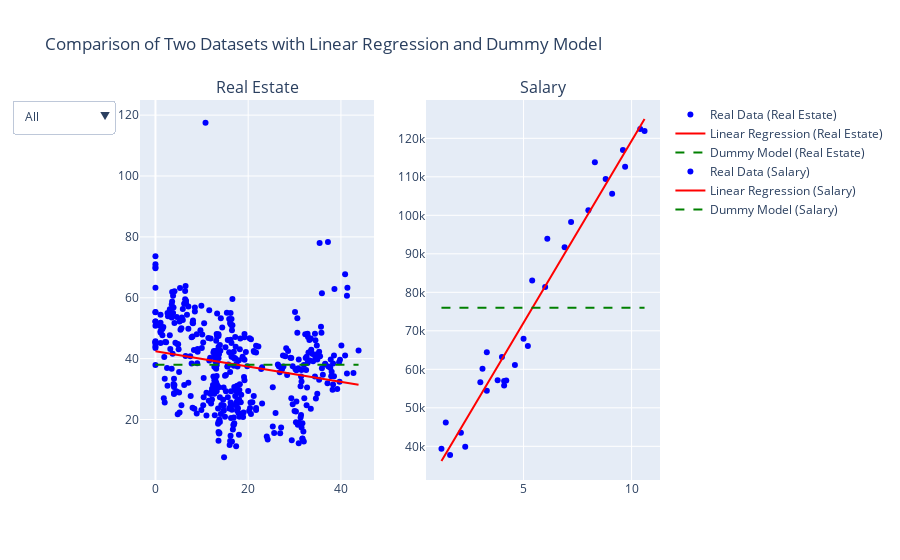

The notebook cell saved with this chart:
### Code cell
import plotly.graph_objects as go
from plotly.subplots import make_subplots

# Вычисляем средние значения для dummy models
mean_y_real_estate = y_real_estate.mean()
mean_y_salary = y_salary.mean()

# Создаем многопанельный график
fig = make_subplots(rows=1, cols=2, subplot_titles=("Real Estate", "Salary"))

# Добавляем данные, линейную регрессию и dummy model для недвижимости
fig.add_trace(go.Scatter(x=x_real_estate, y=y_real_estate, mode='markers', name='Real Data (Real Estate)', marker=dict(color='blue'), hoverinfo='text', text=x_real_estate), row=1, col=1)
fig.add_trace(go.Scatter(x=x_real_estate, y=predictions_real_estate, mode='lines', name='Linear Regression (Real Estate)', line=dict(color='red')), row=1, col=1)
fig.add_trace(go.Scatter(x=[x_real_estate.min(), x_real_estate.max()], y=[mean_y_real_estate, mean_y_real_estate], mode='lines', name='Dummy Model (Real Estate)', line=dict(color='green', dash='dash')), row=1, col=1)

# Добавляем данные, линейную регрессию и dummy model для зарплат
fig.add_trace(go.Scatter(x=x_salary, y=y_salary, mode='markers', name='Real Data (Salary)', marker=dict(color='blue'), hoverinfo='text', text=x_salary), row=1, col=2)
fig.add_trace(go.Scatter(x=x_salary, y=predictions_salary, mode='lines', name='Linear Regression (Salary)', line=dict(color='red')), row=1, col=2)
fig.add_trace(go.Scatter(x=[x_salary.min(), x_salary.max()], y=[mean_y_salary, mean_y_salary], mode='lines', name='Dummy Model (Salary)', line=dict(color='green', dash='dash')), row=1, col=2)

# Добавляем интерактивные элементы управления для выбора отображаемых данных
buttons = [
    dict(label='All',
         method='update',
         args=[{'visible': [True, True, True, True, True, True]},
               {'title': 'All Data'}]),
    dict(label='Real Estate',
         method='update',
         args=[{'visible': [True, True, True, False, False, False]},
               {'title': 'Real Estate Data'}]),
    dict(label='Salary',
         method='update',
         args=[{'visible': [False, False, False, True, True, True]},
               {'title': 'Salary Data'}]),
]

# Добавляем кнопки в макет
fig.update_layout(updatemenus=[{'buttons': buttons, 'direction': 'down', 'showactive': True}])

# Обновляем макет
fig.update_layout(title_text="Comparison of Two Datasets with Linear Regression and Dummy Model")

# Отображаем график
fig.show()

# Вычисляем MSE для dummy models
mse_dummy_real_estate = np.mean((y_real_estate - mean_y_real_estate)**2)
mse_dummy_salary = np.mean((y_salary - mean_y_salary)**2)

print("Dummy Model MSE (Real Estate):", mse_dummy_real_estate)
print("Dummy Model MSE (Salary):", mse_dummy_salary)

### Figure 1 — Plotly figure (JSON) as saved in the notebook; plotly's stock layout.template omitted (floating-point values rounded to 4 significant figures; data arrays with more than 128 entries replaced by an {"elided": "..."} marker saying what was removed)
{"data": [{"hoverinfo": "text", "marker": {"color": "blue"}, "mode": "markers", "name": "Real Data (Real Estate)", "text": {"elided": "414 float values"}, "type": "scatter", "x": {"elided": "414 float values"}, "xaxis": "x", "y": {"elided": "414 float values"}, "yaxis": "y"}, {"line": {"color": "red"}, "mode": "lines", "name": "Linear Regression (Real Estate)", "type": "scatter", "x": {"elided": "414 float values"}, "xaxis": "x", "y": {"elided": "414 float values"}, "yaxis": "y"}, {"line": {"color": "green", "dash": "dash"}, "mode": "lines", "name": "Dummy Model (Real Estate)", "type": "scatter", "x": [0, 43.8], "xaxis": "x", "y": [37.98, 37.98], "yaxis": "y"}, {"hoverinfo": "text", "marker": {"color": "blue"}, "mode": "markers", "name": "Real Data (Salary)", "text": [1.2, 1.4, 1.6, 2.1, 2.3, 3, 3.1, 3.3, 3.3, 3.8, 4, 4.1, 4.1, 4.2, 4.6, 5, 5.2, 5.4, 6, 6.1, 6.9, 7.2, 8, 8.3, 8.8, 9.1, 9.6, 9.7, 10.4, 10.6], "type": "scatter", "x": [1.2, 1.4, 1.6, 2.1, 2.3, 3, 3.1, 3.3, 3.3, 3.8, 4, 4.1, 4.1, 4.2, 4.6, 5, 5.2, 5.4, 6, 6.1, 6.9, 7.2, 8, 8.3, 8.8, 9.1, 9.6, 9.7, 10.4, 10.6], "xaxis": "x2", "y": [39344, 46206, 37732, 43526, 39892, 56643, 60151, 54446, 64446, 57190, 63219, 55795, 56958, 57082, 61112, 67939, 66030, 83089, 81364, 93941, 91739, 98274, 101303, 113813, 109432, 105583, 116970, 112636, 122392, 121873], "yaxis": "y2"}, {"line": {"color": "red"}, "mode": "lines", "name": "Linear Regression (Salary)", "type": "scatter", "x": [1.2, 1.4, 1.6, 2.1, 2.3, 3, 3.1, 3.3, 3.3, 3.8, 4, 4.1, 4.1, 4.2, 4.6, 5, 5.2, 5.4, 6, 6.1, 6.9, 7.2, 8, 8.3, 8.8, 9.1, 9.6, 9.7, 10.4, 10.6], "xaxis": "x2", "y": [36190.0, 38080.0, 39970.0, 44690.0, 46580.0, 53200.0, 54140.0, 56030.0, 56030.0, 60760.0, 62650.0, 63590.0, 63590.0, 64540.0, 68320.0, 72100.0, 73990.0, 75880.0, 81550.0, 82490.0, 90050.0, 92890.0, 100400.0, 103300.0, 108000.0, 110800.0, 115600.0, 116500.0, 123100.0, 125000.0], "yaxis": "y2"}, {"line": {"color": "green", "dash": "dash"}, "mode": "lines", "name": "Dummy Model (Salary)", "type": "scatter", "x": [1.2, 10.6], "xaxis": "x2", "y": [76004, 76004], "yaxis": "y2"}], "layout": {"annotations": [{"font": {"size": 16}, "showarrow": false, "text": "Real Estate", "x": 0.225, "xanchor": "center", "xref": "paper", "y": 1, "yanchor": "bottom", "yref": "paper"}, {"font": {"size": 16}, "showarrow": false, "text": "Salary", "x": 0.775, "xanchor": "center", "xref": "paper", "y": 1, "yanchor": "bottom", "yref": "paper"}], "title": {"text": "Comparison of Two Datasets with Linear Regression and Dummy Model"}, "updatemenus": [{"buttons": [{"args": [{"visible": [true, true, true, true, true, true]}, {"title": "All Data"}], "label": "All", "method": "update"}, {"args": [{"visible": [true, true, true, false, false, false]}, {"title": "Real Estate Data"}], "label": "Real Estate", "method": "update"}, {"args": [{"visible": [false, false, false, true, true, true]}, {"title": "Salary Data"}], "label": "Salary", "method": "update"}], "direction": "down", "showactive": true}], "xaxis": {"anchor": "y", "domain": [0, 0.45]}, "xaxis2": {"anchor": "y2", "domain": [0.55, 1]}, "yaxis": {"anchor": "x", "domain": [0, 1]}, "yaxis2": {"anchor": "x2", "domain": [0, 1]}}}
